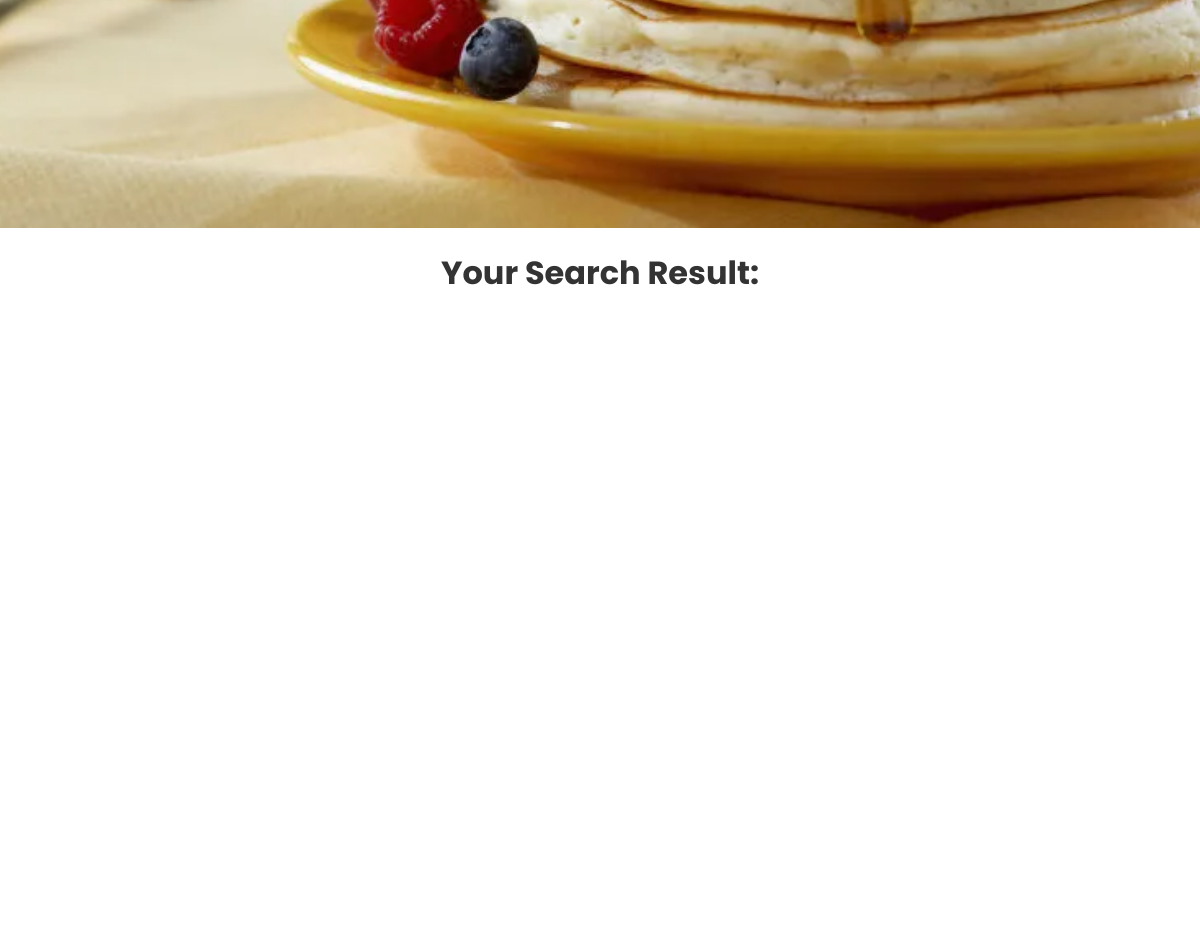
The page /ingredient.php (middle part) on the database as committed earlier.
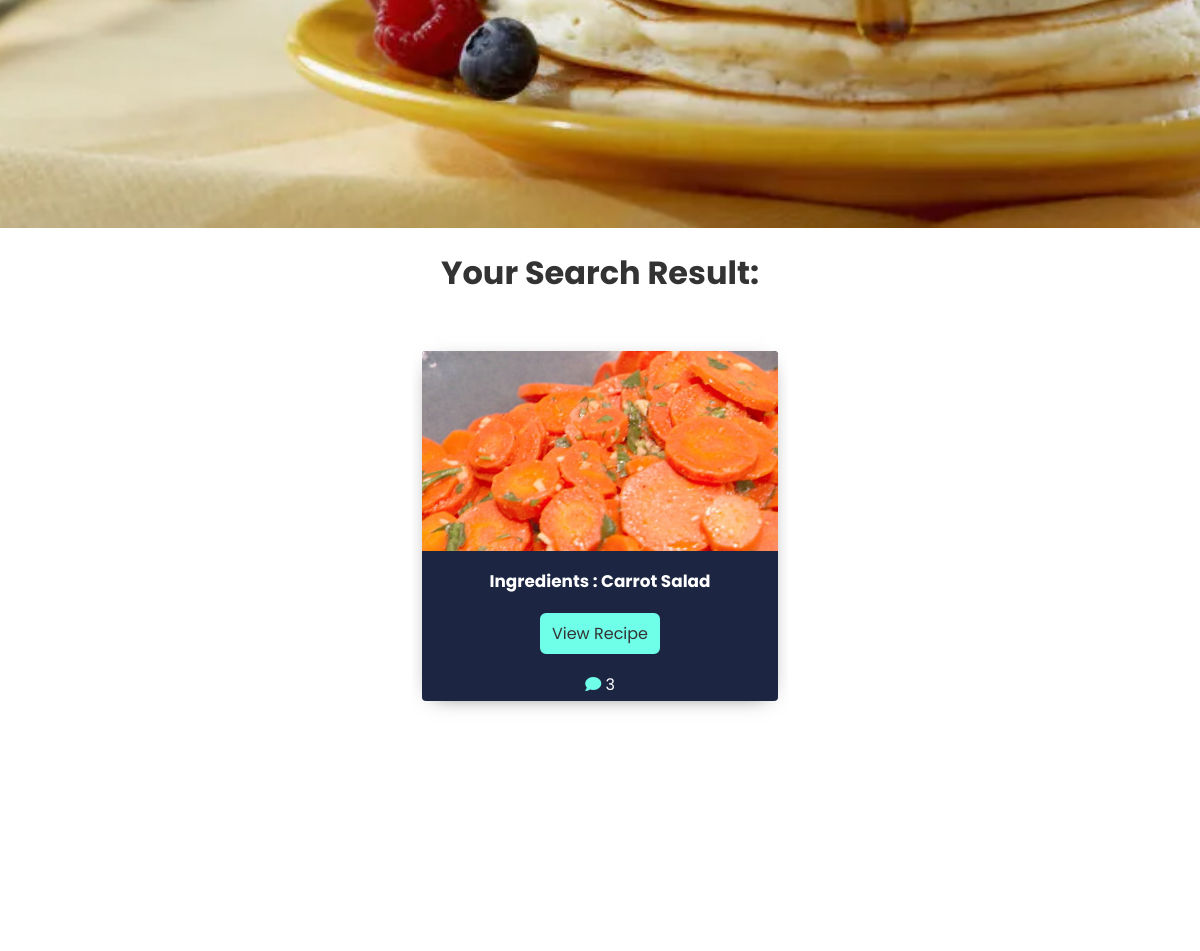
The same page on the database as committed later.
### tables this page shows
CREATE TABLE IF NOT EXISTS `reci_list` (
  `id` int NOT NULL AUTO_INCREMENT,
  `recipe_cat` varchar(200) NOT NULL,
  `user_id` int NOT NULL,
  `recipe_name` varchar(200) NOT NULL,
  `recipe_img` varchar(200) NOT NULL,
  `ingredient` varchar(200) NOT NULL,
  `instruction` varchar(200) NOT NULL,
  `portion` varchar(200) NOT NULL,
  `created_date` datetime NOT NULL DEFAULT CURRENT_TIMESTAMP,
  PRIMARY KEY (`id`),
  KEY `user_id` (`user_id`)
);

### ingredient.php (the view, shortened to what this page needs)
<!DOCTYPE html>
<html lang="en">
    <head>
        <link rel="stylesheet" href="./assets/style.css">
        <link rel="stylesheet" href="https://cdnjs.cloudflare.com/ajax/libs/font-awesome/6.2.0/css/all.min.css">
    </head>
    <body>
        <div class="header">
        </div>
        <div class="result">
            <h1>Your Search Result: </h1>
        </div>
        <div class="card-grid" >
            <div class="food-list" id="food-list">
                <?php
                        require_once('db/db_connection.php');
                        $sql = "SELECT * FROM reci_list where recipe_cat='Ingredients'";
                        $qry = $conn->query($sql);
                        if ($qry->num_rows > 0) {
                            while ($row=$qry->fetch_array()) {
                                $id = $row['id'];
                    ?>
                <div class="card card-shadow">
                    <div class="card-header card-image">
                        <img src="./img/<?php echo $row['recipe_img']?>">
                    </div>
                    <div class="card-body" >
                        <h3> <?php echo $row['recipe_cat'].' : '.$row['recipe_name']?></h3>
                    </div>
                    <div class="card-footer">
                        <a href="view_recipe.php?id=<?php echo $row['id']?>"> <button class="btn" onclick="getRecipeDetails()">View Recipe</button></a>
                    </div>
                    <div style="color: white;">
                    <?php
                        $commsql = "SELECT reci_id FROM reci_comment WHERE reci_id='$id'";
                        $commqry = $conn->query($commsql);
                        $commres = $commqry->num_rows;
                    ?>
                        <i class="fa fa-comment"></i> <?php echo $commres;?>
                    </div>
                </div>
                <?php }} ?>
            </div>
        </div>
</body>
</html>

Rows that differ between the two databases and show on the page:
added reci_list: recipe_img (picture), recipe_cat "Ingredients", recipe_name "Carrot Salad", commres "3"
